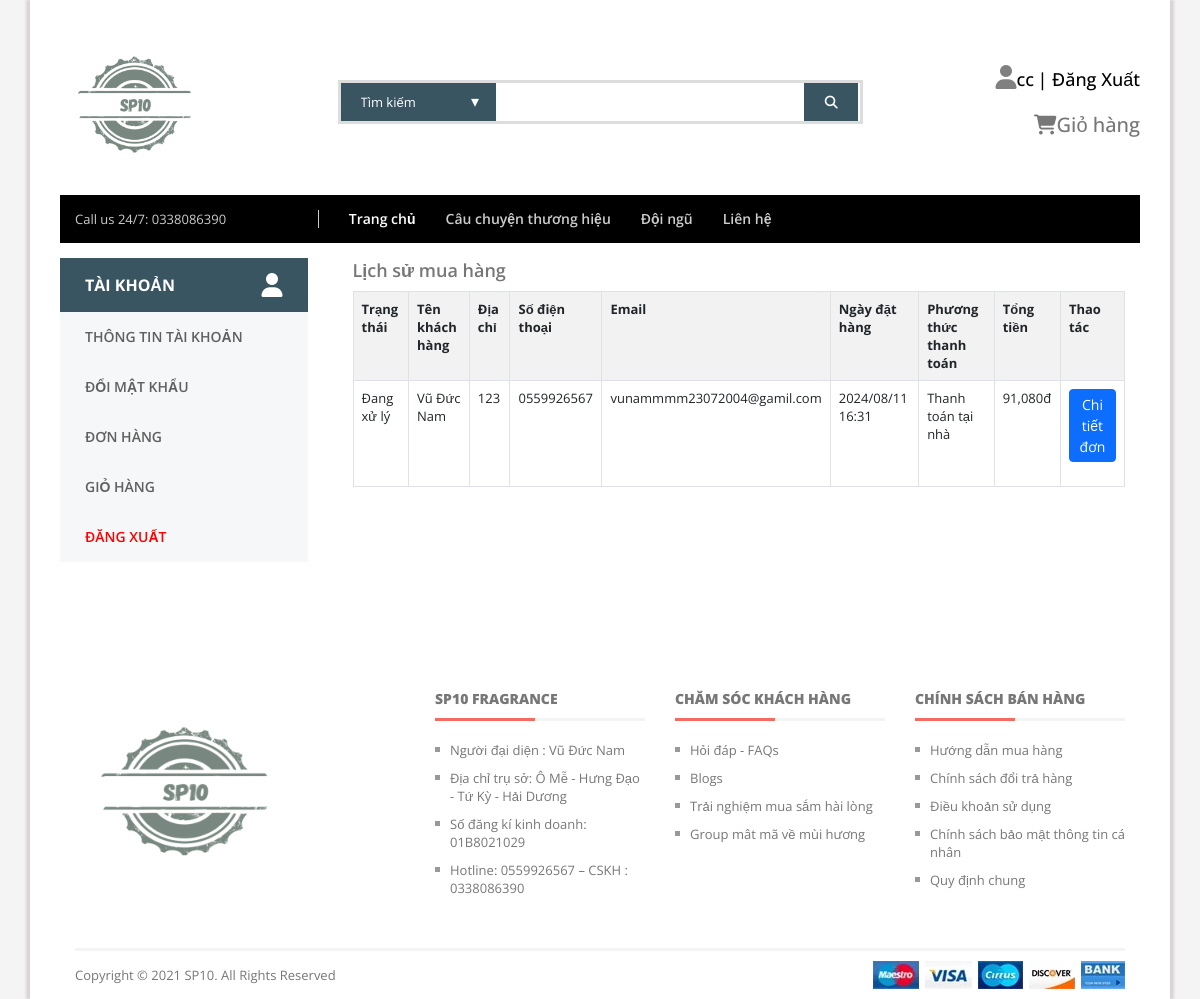
Page /nam/page/lichsumua.php (signed in) on the earlier database version.
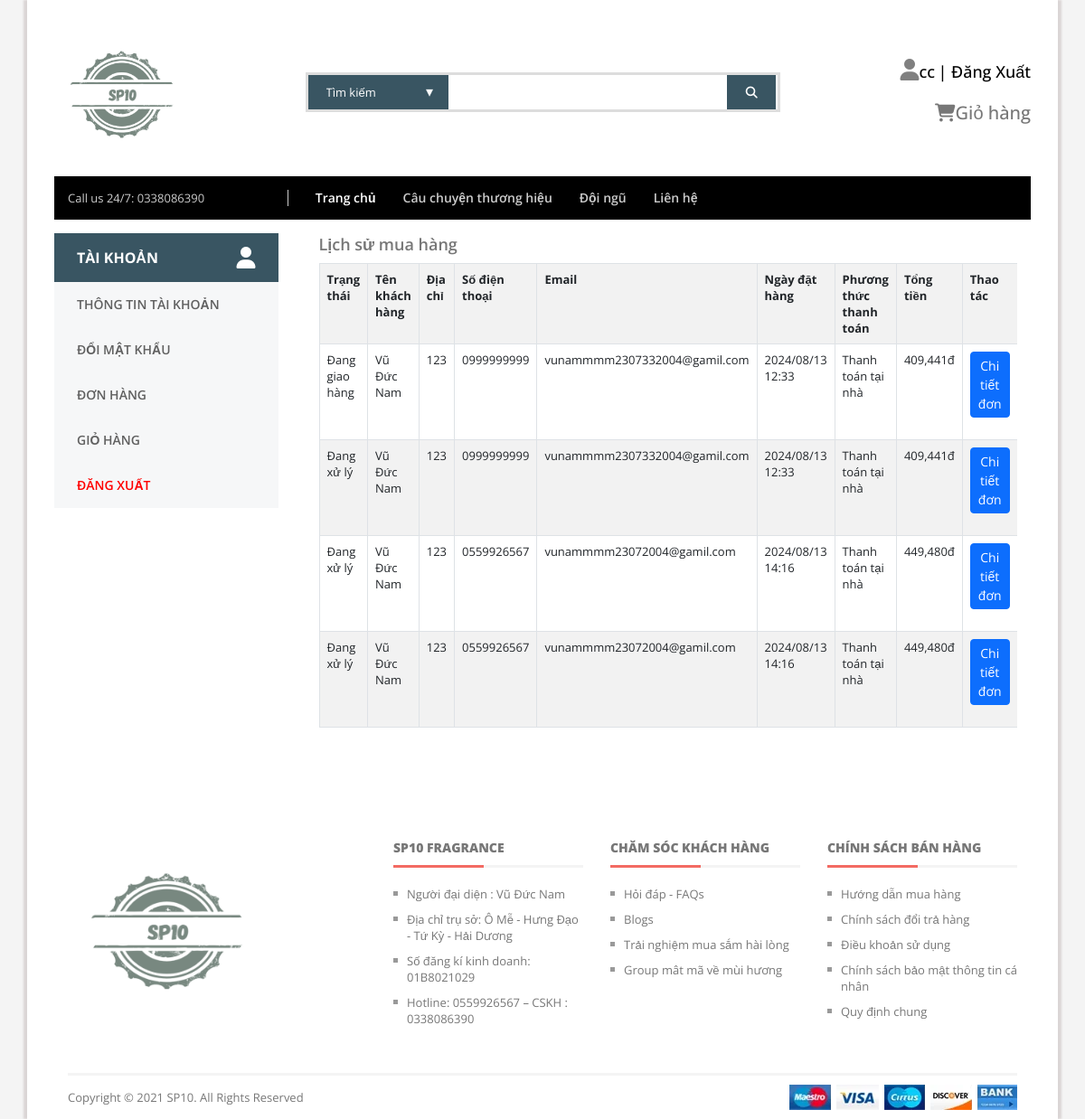
Same page on the later database version.
### tables this page shows
CREATE TABLE `bill` (
  `id` int NOT NULL,
  `idtk` varchar(999) DEFAULT NULL,
  `billname` varchar(255) NOT NULL,
  `billdiachi` text NOT NULL,
  `billsdt` varchar(50) NOT NULL,
  `billemail` varchar(255) NOT NULL,
  `billpttt` text COMMENT '1.Thanh toán tại nhà',
  `ngaydathang` varchar(999) DEFAULT NULL,
  `total` int NOT NULL DEFAULT '0',
  `billstatus` tinyint(1) DEFAULT '0' COMMENT '0.Đơn hàng mới 1.Đang sử lý 2.Đang giao hàng 3.Đã giao hàng',
  `id_pro` text,
  `amount` varchar(255) DEFAULT NULL,
  `receiven_sdt` varchar(50) DEFAULT NULL
);

### nam/include/pdo.php (called while the page is built, shortened)
<?php
function pdo_get_connection(){
    $dburl = "mysql:host=localhost;dbname=duan1;charset=utf8";
    $username = 'root';
    $password = '';
    $conn = new PDO($dburl, $username, $password);
    $conn->setAttribute(PDO::ATTR_ERRMODE, PDO::ERRMODE_EXCEPTION);
    return $conn;
}
function pdo_query($sql){
    $sql_args = array_slice(func_get_args(), 1);
    try{
        $conn = pdo_get_connection();
        $stmt = $conn->prepare($sql);
        $stmt->execute($sql_args);
        $rows = $stmt->fetchAll();
        return $rows;
    }
    catch(PDOException $e){
        throw $e;
    }
    finally{
        unset($conn);
    }
}
function pdo_query_one($sql){
    $sql_args = array_slice(func_get_args(), 1);
    try{
        $conn = pdo_get_connection();
        $stmt = $conn->prepare($sql);
        $stmt->execute($sql_args);
        $row = $stmt->fetch(PDO::FETCH_ASSOC);
        return $row;
    }
    catch(PDOException $e){
        throw $e;
    }
    finally{
        unset($conn);
    }
}

### nam/page/lichsumua.php (the view, shortened to what this page needs)
<?php
require('../include/head.php');
require('../include/header.php');
?>
<div class="homepage-content">
    <div class="container">
        <div class="row">
            <div class="col-lg-12 mb-50">
                <div class="row">
                    <div class="col-lg-3 col-md-4">
                        <div class="hero-side-category">
                            <div class="category-toggle-wrap">
                                <button class="category-toggle">TÀI KHOản <i class="fa-solid fa-user"></i></button>
                            </div>
                            <nav class="category-menu mb-40">
                                <ul>
                                    <li><a href="/duan1/nam/page/edittk.php">Thông tin tài khoản</a></li>
                                    <li><a href="">Đổi mật khẩu</a></li>
                                    <li><a href="/duan1/nam/page/lichsumua.php">Đơn hàng</a></li>
                                    <li><a href="/duan1/nam/page/giohang.php">Giỏ hàng</a></li>
                                    <li><a href="/duan1/nam/page/dangxuat.php" style="color: red">Đăng xuất</a></li>
                                </ul>
                            </nav>
                        </div>
                    </div>
                    <div class="col-lg-9 col-md-8">
                    <div class="main-content">
    <div class="page-content">
        <div class="container-fluid">
            <div class="row mb-3 pb-1">
                <div class="col-md-12">
                    <div class="fromtitle">
                        <h4>Lịch sử mua hàng</h4>
                    </div>
                    <div class="fromcontent">
                        <div class="table-responsive dt-responsive">
                            <div class="dataTables_wrapper dt-bootstrap5">
                                <table id="dom-jqry" class="table table-striped table-bordered nowrap dataTable">
                                    <tr>
                                        <th>Trạng thái</th>
                                        <th>Tên khách hàng</th>
                                        <th>Địa chỉ</th>
                                        <th>Số điện thoại</th>
                                        <th>Email</th>
                                        <th>Ngày đặt hàng</th>
                                        <th>Phương thức thanh toán</th>
                                        <th>Tổng tiền</th>
                                        <th>Thao tác</th>
                                    </tr>
                                    <?php  foreach (pdo_query("SELECT * FROM `bill` WHERE `idtk` = '".$_SESSION['username']."' ") as $kkkk) { ?>
                                    <tr>
                                        <?php if ($kkkk['billstatus'] == 1) { ?>
                                        <td>Đang xử lý</td>
                                        <?php } ?>
                                        <?php if ($kkkk['billstatus'] == 2) { ?>
                                        <td>Đang giao hàng</td>
                                        <?php } ?>
                                        <td><?= $kkkk['billname'] ?></td>
                                        <td><?= $kkkk['billdiachi']?> </td>
                                        <td><?= $kkkk['billsdt'] ?></td>
                                        <td><?= $kkkk['billemail']?></td>
                                        <td><?= $kkkk['ngaydathang'] ?></td>
                                        <td><?= $kkkk['billpttt'] ?></td>
                                        <td><?=number_format($kkkk['total']);?>đ</td>
                                        <td> <a href="/duan1/nam/page/ctdonhang.php?id=<?= $kkkk['id'] ?>" class="btn btn-primary btn-sm mb-3">Chi tiết đơn</a> </td>
                                    </tr>
                                    <?php }
                  ?>
                                </table>
                            </div>
                        </div>
                    </div>
                </div>
            </div>
        </div>
                    </div>
                </div>
            </div>
        </div>
    </div>
        <footer>
            <div class="container">
                <div class="footer-navigation section-padding">
                    <div class="row">
                        <div class="col-lg-4 col-md-4">
                            <div class="footer-description">
                                <div class="footer-logo">
                                    <img width="220" height="200" src="/duan1/nam/images/logonew.jpg" alt="">
                                </div>
                            </div>
                        </div>
                        <div class="col-lg-8 col-md-8">
                            <div class="row">
                                <div class="col-lg-4 col-md-6">
                                    <div class="single-footer-nav-block">
                                        <h2 class="block-title">SP10 FRAGRANCE</h2>
                                        <ul class="footer-nav-links">
                                            <li><a href="shop-left-sidebar.html">Người đại diện : Vũ Đức Nam</a></li>
                                            <li><a href="shop-left-sidebar.html">Địa chỉ trụ sở: Ô Mễ - Hưng Đạo - Tứ Kỳ
                                                    - Hải Dương</a></li>
                                            <li><a href="shop-left-sidebar.html">Số đăng kí kinh doanh: 01B8021029</a>
                                            </li>
                                            <li><a href="contact.html">Hotline: 0559926567 – CSKH : 0338086390</a></li>
                                        </ul>
                                    </div>
                                </div>
                                <div class="col-lg-4 col-md-6">
                                    <div class="single-footer-nav-block">
                                        <h2 class="block-title"><a href="my-account.html">CHĂM SÓC KHÁCH HÀNG</a>
                                        </h2>
                                        <ul class="footer-nav-links">
                                            <li><a href="#">Hỏi đáp - FAQs</a></li>
                                            <li><a href="#">Blogs</a></li>
                                            <li><a href="#">Trải nghiệm mua sắm hài lòng</a></li>
                                            <li><a href="#">Group mât mã về mùi hương</a></li>
                                        </ul>
                                    </div>
                                </div>
                                <div class="col-lg-4 col-md-6">
                                    <div class="single-footer-nav-block">
                                        <h2 class="block-title">CHÍNH SÁCH BÁN HÀNG</h2>
                                        <ul class="footer-nav-links">
                                            <li><a href="#">Hướng dẫn mua hàng</a></li>
                                            <li><a href="#">Chính sách đổi trả hàng</a></li>
                                            <li><a href="#">Điều khoản sử dụng</a></li>
                                            <li><a href="#">Chính sách bảo mật thông tin cá nhân</a></li>
                                            <li><a href="#">Quy định chung</a></li>
                                        </ul>
                                    </div>
                                </div>
                            </div>
                        </div>
                    </div>
                </div>
                <div class="copyright-section">
                    <div class="copyright-container">
                        <div class="row">
                            <div class="col-lg-6 col-md-6 col-sm-12">
                                <p class="copyright-text text-center text-md-start">Copyright © 2021 <a
                                        href="#">SP10</a>.
                                    All Rights Reserved</p>
                            </div>
                            <div class="col-lg-6 col-md-6 col-sm-12">
                                <div class="payment-logos text-md-end text-center">
                                    <img width="252" height="28" src="images/payment.webp" alt="payment logo">
                                </div>
                            </div>
                        </div>
                    </div>
                </div>
            </div>
        </footer>
    </div>
</div>
</div>
</div>
</body>
</html>

### nam/include/head.php (shortened to what this page needs)
<?php
require('pdo.php');
?>
<!DOCTYPE html>
<html class="no-js" lang="zxx">
<head>
    <link href="/duan1/nam/css/bootstrap.min.css" rel="stylesheet">
    <link href="/duan1/nam/css/font-awesome.min.css" rel="stylesheet">
    <link href="/duan1/nam/css/icon-font.min.css" rel="stylesheet">
    <link href="/duan1/nam/css/plugins.css" rel="stylesheet">
    <link href="/duan1/nam/css/main.css?<?= time(); ?>" rel="stylesheet">
    <link rel="stylesheet" href="https://cdnjs.cloudflare.com/ajax/libs/font-awesome/6.2.0/css/all.min.css">
    <link rel="stylesheet" href="https://cdnjs.cloudflare.com/ajax/libs/font-awesome/6.1.1/css/all.min.css">
    <link rel="stylesheet" href="https://cdnjs.cloudflare.com/ajax/libs/limonte-sweetalert2/11.4.14/sweetalert2.min.css">
    <link rel="stylesheet" href="https://cdnjs.cloudflare.com/ajax/libs/toastr.js/latest/toastr.min.css">
    <link rel="stylesheet" href="https://cdn.jsdelivr.net/npm/swiper@9/swiper-bundle.min.css" />
</head>
<body>
    <div id="page">
        <div class="container">
            <div class="outer-row row">

### nam/include/header.php (shortened to what this page needs)
<header>
    <div class="header-top-nav">
    </div>
    <div class="header-content">
        <div class="container">
            <div class="row">
                <div class="col-lg-3 col-md-4 offset-lg-0 text-md-start text-sm-center">
                    <div class="logo">
                        <a href="../index.php"><img style=" height: 150px;" src="/duan1/nam/images/logonew.jpg"
                                class="img-fluid" alt="logo"></a>
                    </div>
                </div>
                <div class="col-lg-6 col-md-8">
                    <div class="header-search-bar" style="margin-top: 50px;">
                        <div class="input-group">
                            <select name="categoryName" id="categoryName">
                                <option value="">Tìm kiếm</option>
                            </select>
                            <div class="input-group-append">
                                <input type="search" name="search">
                                <button type="submit"><i class="fa fa-search"></i></button>
                            </div>
                        </div>
                    </div>
                </div>
                <div class="col-lg-3 col-md-4">
                    <div class="shopping-cart float-lg-end d-flex justify-content-start">
                        <div class="user-information-menu">
                            <ul>
                                <?php $checkusers = pdo_query_one("select * from `taikhoan` where `tentk` = '" . $_SESSION['username'] . "' "); ?>
                                <?php if (isset($_SESSION['username'])) {
										if (isset($_SESSION['username'])) { ?>
                                <li><a href="<?php if($checkusers['role'] == 1) { echo '/duan1/admin/index.php'; } else { echo '/duan1/nam/page/edittk.php'; }?>"
                                        style="font-size: 18px; color:black; margin-top: 10px;"> <i class="fa-solid fa-user" style="font-size:24px; color:gray"></i><?php echo $_SESSION['username'] ?></a></li>
                                        <li><a href="/duan1/nam/page/dangxuat.php"
                                        style="font-size: 18px; color:black; margin-top: 10px;">| Đăng Xuất</a>
                                </li>
                                        <br>
                                <?php }
									} else { ?>
                                <li><a href="/duan1/nam/page/dangnhap.php"
                                        style="font-size: 18px; color:black; margin-top: 10px;">Đăng Ký | Đăng nhập</a>
                                </li>
                                <?php } ?>
                                <li>
                                    <div class="shopping-cart float-lg-end d-flex justify-content-start"
                                        id="shopping-cart">
                                        <div class="cart-content">
                                            <p style="font-size: 20px;"><a href="/duan1/nam/page/giohang.php"><i
                                                        class="fa-solid fa-cart-shopping"></i>Giỏ hàng</a></i></p>
                                        </div>
                                    </div>
                                </li>
                            </ul>
                        </div>
                    </div>
                </div>
            </div>
        </div>
    </div>
    <div class="header-navigation">
        <div class="container">
            <div class="navigation-container">
                <div class="row">
                    <div class="col-lg-3 d-none d-lg-block">
                        <p class="call-us-text">Call us 24/7: 0338086390</p>
                    </div>
                    <div class="col-lg-9 col-md-12">
                        <div class="main-menu">
                            <nav>
                                <ul>
                                    <li class="active"><a href="/duan1/nam/index.php">Trang chủ</a></li>
                                    <li><a href="/duan1/nam/page/gioithieu.php">Câu chuyện thương hiệu</a></li>
                                    <li><a href="/duan1/nam/page/doingu.php">Đội ngũ</a></li>
                                    <li><a href="/duan1/nam/page/lienhe.php">Liên hệ</a></li>
                                </ul>
                            </nav>
                        </div>
                    </div>
                </div>
            </div>
        </div>
    </div>
</header>

Differences in the rows shown:
removed bill: billstatus "Đang xử lý", billname "Vũ Đức Nam", billdiachi "123", billsdt "0559926567", billemail "vunammmm23072004@gamil.com", ngaydathang "2024/08/11 16:31", billpttt "Thanh toán tại nhà", total "91,080"
added bill: billstatus "Đang giao hàng", billname "Vũ Đức Nam", billdiachi "123", billsdt "0999999999", billemail "vunammmm2307332004@gamil.com", ngaydathang "2024/08/13 12:33", billpttt "Thanh toán tại nhà", total "409,441"
added bill: billstatus "Đang xử lý", billname "Vũ Đức Nam", billdiachi "123", billsdt "0999999999", billemail "vunammmm2307332004@gamil.com", ngaydathang "2024/08/13 12:33", billpttt "Thanh toán tại nhà", total "409,441"
added bill: billstatus "Đang xử lý", billname "Vũ Đức Nam", billdiachi "123", billsdt "0559926567", billemail "vunammmm23072004@gamil.com", ngaydathang "2024/08/13 14:16", billpttt "Thanh toán tại nhà", total "449,480"
added bill: billstatus "Đang xử lý", billname "Vũ Đức Nam", billdiachi "123", billsdt "0559926567", billemail "vunammmm23072004@gamil.com", ngaydathang "2024/08/13 14:16", billpttt "Thanh toán tại nhà", total "449,480"
